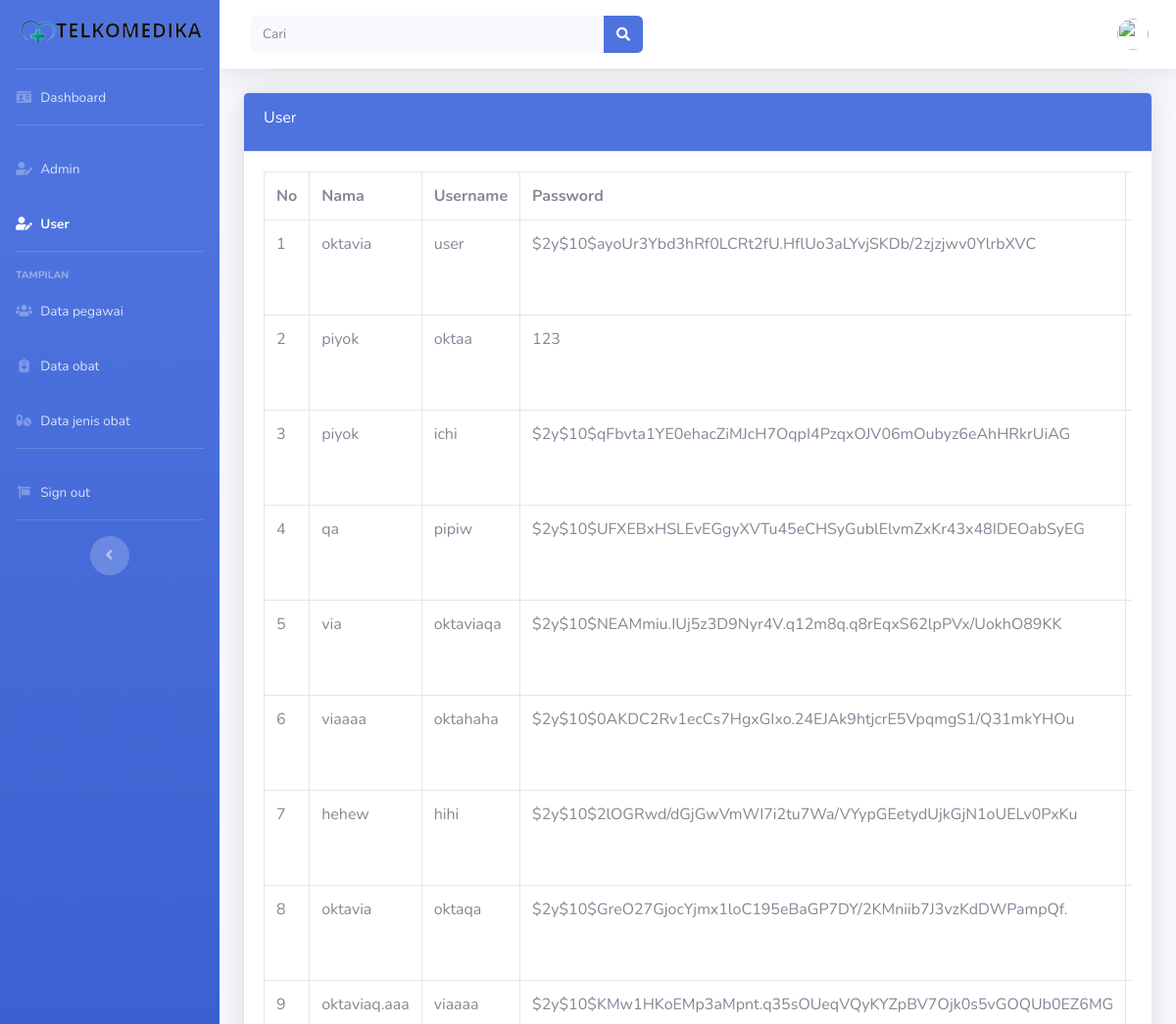
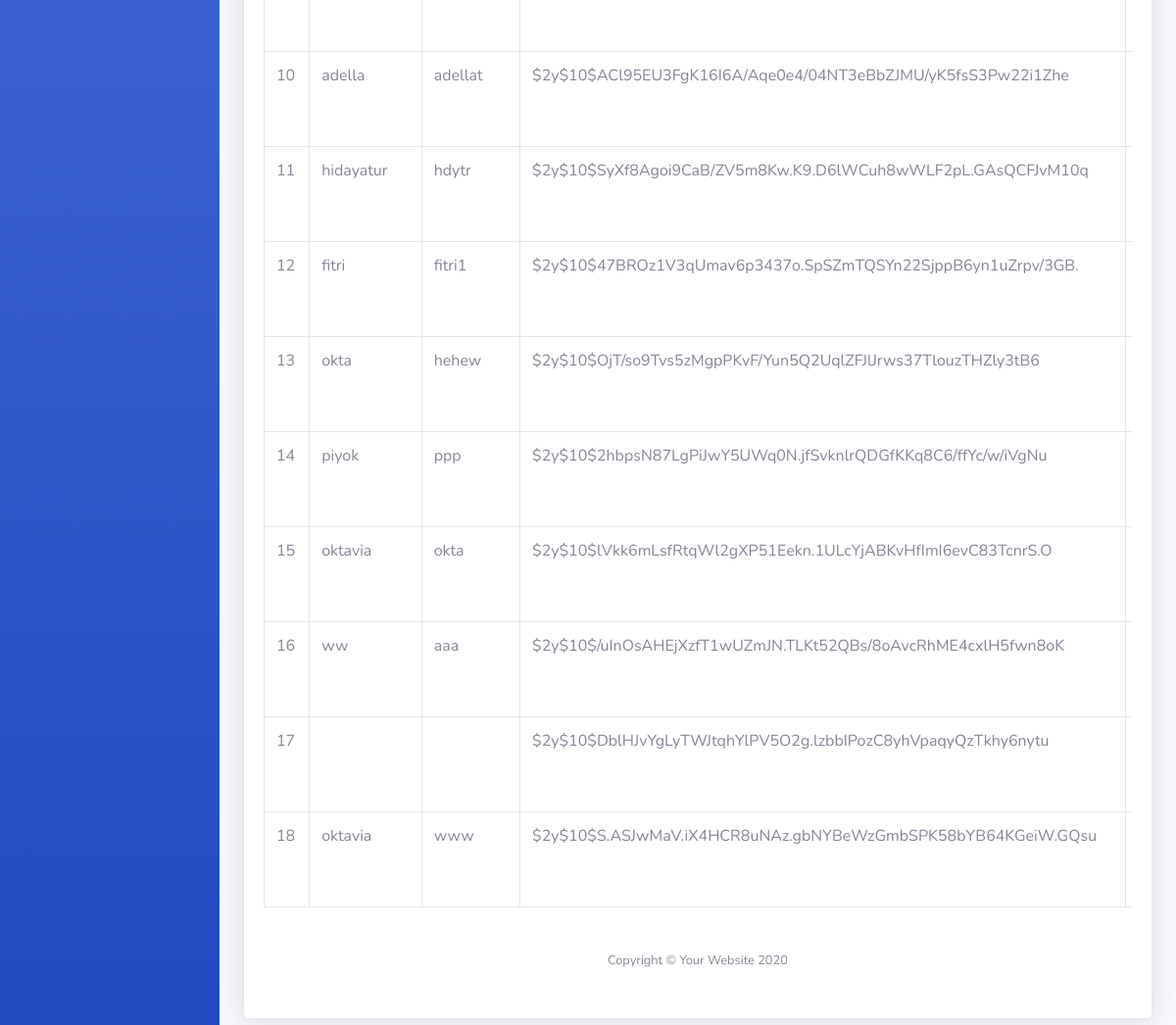
The app's page /admin/user.php (signed in) with its own data (2 pictures, top to bottom).
### tables this page shows
CREATE TABLE `user` (
  `id_user` int(11) NOT NULL,
  `nama` varchar(100) NOT NULL,
  `username` varchar(100) NOT NULL,
  `password` text NOT NULL
);

### admin/functions.php (called while the page is built, shortened)
<?php
$conn = mysqli_connect("localhost", "root", "", "telkomedika");
function query($query) {
    global $conn;
    $result = mysqli_query($conn, $query);
    $rows = [];
    while( $row = mysqli_fetch_assoc($result) ) {
        $rows[] = $row;
    }
    return $rows;
}
?>

### admin/user.php (the view, shortened to what this page needs)
<?php
require 'functions.php';
$user = query("SELECT * FROM user");
?>
<!DOCTYPE html>
<html lang="en">
<head>
    <link href="vendor/fontawesome-free/css/all.min.css" rel="stylesheet" type="text/css">
    <link href="css/sb-admin-2.min.css" rel="stylesheet">
</head>
<body id="page-top">
    <div id="wrapper">
        <ul class="navbar-nav bg-gradient-primary sidebar sidebar-dark accordion" id="accordionSidebar">
            <a class="sidebar-brand d-flex align-items-center justify-content-center" href="index.php">
                <div class="sidebar-brand-icon">
                <img class="sidebar-card-illustration mb-2" src="img/logotrans.png" alt="" style="width: 200px;">
                </div>
            </a>
            <hr class="sidebar-divider my-0">
            <li class="nav-item">
                <a class="nav-link" href="index.php">
                    <i class="fas fa-fw fa-id-card"></i>
                    <span> Dashboard</span></a>
            </li>
            <hr class="sidebar-divider">
            <li class="nav-item">
                <a class="nav-link" href="admin.php">
                    <i class="fas fa-fw fa-user-edit"></i>
                    <span>Admin</span></a>
            </li>
            <li class="nav-item active">
                <a class="nav-link" href="user.php">
                    <i class="fas fa-fw fa-user-edit"></i>
                    <span>User</span></a>
            </li>
             <hr class="sidebar-divider">
            <div class="sidebar-heading">
                Tampilan
            </div>
            <li class="nav-item">
                <a class="nav-link" href="pegawai.php">
                    <i class="fas fa-fw fa-users"></i>
                        <span>Data pegawai</span></a>
            </li>
            <li class="nav-item">
                <a class="nav-link" href="dataobat.php">
                    <i class="fas fa-fw fa-notes-medical"></i>
                        <span>Data obat</span></a>
            </li>
            <li class="nav-item">
                <a class="nav-link" href="jenisobat.php">
                    <i class="fas fa-fw fa-pills"></i>
                        <span>Data jenis obat</span></a>
            </li>
            <hr class="sidebar-divider">
            <li class="nav-item">
                <a class="nav-link" href="logout.php" data-toggle="modal" data-target="#logoutModal">
                    <i class="fas fa-fw fa-sign"></i>
                    <span>Sign out</span></a>
            </li>
            <hr class="sidebar-divider d-none d-md-block">
            <div class="text-center d-none d-md-inline">
                <button class="rounded-circle border-0" id="sidebarToggle"></button>
            </div>
        </ul>
        <div id="content-wrapper" class="d-flex flex-column">
            <div id="content">
                <nav class="navbar navbar-expand navbar-light bg-white topbar mb-4 static-top shadow">
                    <form action="" method="post"
                        class="d-none d-sm-inline-block form-inline mr-auto ml-md-3 my-2 my-md-0 mw-100 navbar-search">
                        <div class="input-group">
                            <input type="text" name="keyword" class="form-control bg-light border-0 small" placeholder="Cari"
                                aria-label="Search" aria-describedby="basic-addon2" autofocus autocomplete="off">
                            <div class="input-group-append">
                                <button class="btn btn-primary" type="submit" name="cari">
                                    <i class="fas fa-search fa-sm"></i>
                                </button>
                            </div>
                        </div>
                    </form>
                    <ul class="navbar-nav ml-auto">
                        <li class="nav-item dropdown no-arrow">
                            <a class="nav-link dropdown-toggle" href="#" id="userDropdown" role="button"
                                data-toggle="dropdown" aria-haspopup="true" aria-expanded="false">
                                <img class="img-profile rounded-circle"
                                    src="img/upload/<?php echo $foto; ?>">
                            </a>
                        </li>
                    </ul>
                </nav>
                 <div class="container-fluid">
<div class="card shadow mb-4">
    <div class="card-header py-3" style="background: #4e73df;" style="margin-top: 5px;">
        <h6 style="color: white;">User</h6>
    </div>
    <div class="card-body">
        <div class="table-responsive">
            <table class="table table-bordered" id="dataTable" width="100%" cellspacing="0">
                    <tr>
                        <th>No</th>
                        <th>Nama</th>
                        <th>Username</th>
                        <th>Password</th>
                        <th>aksi</th>
                    </tr>
                    <?php $i = 1; ?>
                    <?php foreach ($user as $row) : ?>
                    <tr>
                        <td><?= $i; ?></td>
                        <td><?= $row["nama"]; ?></td>
                        <td><?= $row["username"]; ?></td>
                        <td><?= $row["password"]; ?></td>
                        <td>
                        </td>
                    </tr>
                    <?php $i++; ?>
                    <?php endforeach; ?>
            </table>
            <footer class="sticky-footer bg-white">
                <div class="container my-auto">
                    <div class="copyright text-center my-auto">
                        <span>Copyright &copy; Your Website 2020</span>
                    </div>
                </div>
            </footer>
        </div>
    </div>
</body>
</html>

### records on screen
user: nama "oktavia", username "user", password "$2y$10$ayoUr3Ybd3hRf0LCRt2fU.HflUo3aLYvjSKDb/2zjzjwv0YlrbXVC"
user: nama "piyok", username "oktaa", password "123"
user: nama "piyok", username "ichi", password "$2y$10$qFbvta1YE0ehacZiMJcH7OqpI4PzqxOJV06mOubyz6eAhHRkrUiAG"
user: nama "qa", username "pipiw", password "$2y$10$UFXEBxHSLEvEGgyXVTu45eCHSyGublElvmZxKr43x48IDEOabSyEG"
user: nama "via", username "oktaviaqa", password "$2y$10$NEAMmiu.IUj5z3D9Nyr4V.q12m8q.q8rEqxS62lpPVx/UokhO89KK"
user: nama "viaaaa", username "oktahaha", password "$2y$10$0AKDC2Rv1ecCs7HgxGIxo.24EJAk9htjcrE5VpqmgS1/Q31mkYHOu"
user: nama "hehew", username "hihi", password "$2y$10$2lOGRwd/dGjGwVmWI7i2tu7Wa/VYypGEetydUjkGjN1oUELv0PxKu"
user: nama "oktavia", username "oktaqa", password "$2y$10$GreO27GjocYjmx1loC195eBaGP7DY/2KMniib7J3vzKdDWPampQf."
user: nama "oktaviaq.aaa", username "viaaaa", password "$2y$10$KMw1HKoEMp3aMpnt.q35sOUeqVQyKYZpBV7Ojk0s5vGOQUb0EZ6MG"
user: nama "adella", username "adellat", password "$2y$10$ACl95EU3FgK16I6A/Aqe0e4/04NT3eBbZJMU/yK5fsS3Pw22i1Zhe"
user: nama "hidayatur", username "hdytr", password "$2y$10$SyXf8Agoi9CaB/ZV5m8Kw.K9.D6lWCuh8wWLF2pL.GAsQCFJvM10q"
user: nama "fitri", username "fitri1", password "$2y$10$47BROz1V3qUmav6p3437o.SpSZmTQSYn22SjppB6yn1uZrpv/3GB."
user: nama "okta", username "hehew", password "$2y$10$OjT/so9Tvs5zMgpPKvF/Yun5Q2UqlZFJlJrws37TlouzTHZly3tB6"
user: nama "piyok", username "ppp", password "$2y$10$2hbpsN87LgPiJwY5UWq0N.jfSvknlrQDGfKKq8C6/ffYc/w/iVgNu"
user: nama "oktavia", username "okta", password "$2y$10$lVkk6mLsfRtqWl2gXP51Eekn.1ULcYjABKvHfImI6evC83TcnrS.O"
user: nama "ww", username "aaa", password "$2y$10$/uInOsAHEjXzfT1wUZmJN.TLKt52QBs/8oAvcRhME4cxlH5fwn8oK"
user: password "$2y$10$DblHJvYgLyTWJtqhYlPV5O2g.lzbbIPozC8yhVpaqyQzTkhy6nytu"
user: nama "oktavia", username "www", password "$2y$10$S.ASJwMaV.iX4HCR8uNAz.gbNYBeWzGmbSPK58bYB64KGeiW.GQsu"
